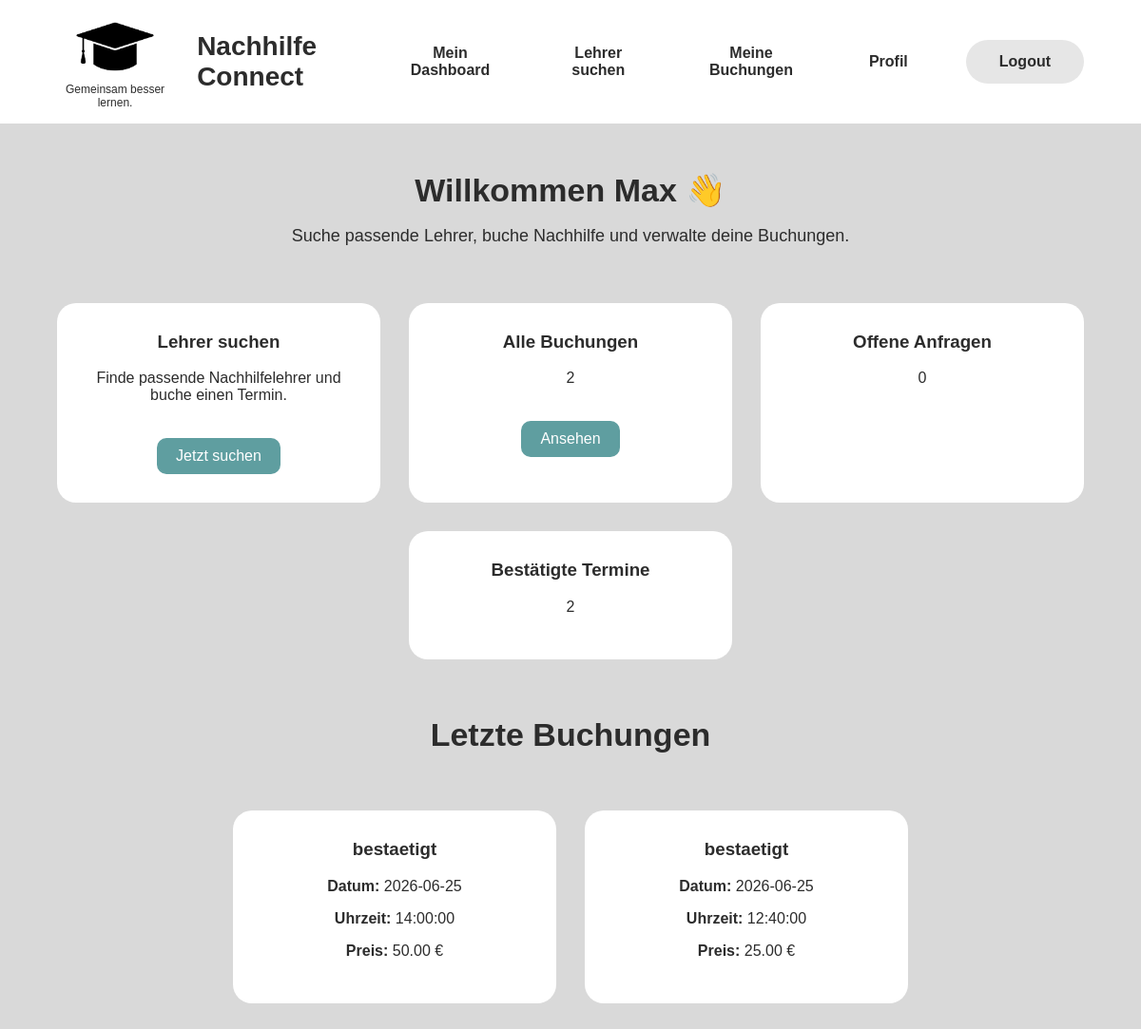
Screenshot of /schueler-dashboard (signed in) with the database file from the repository.
### models.py (models this page shows)
class User(db.Model):
    __tablename__ = "users"
    id = db.Column(db.Integer, primary_key=True)
    vorname = db.Column(db.String(100), nullable=False)
    nachname = db.Column(db.String(100), nullable=False)
    rolle = db.Column(db.String(20), nullable=False)                   #Schüler / lehrer
    telefon = db.Column(db.String(30), nullable=True)
    email = db.Column(db.String(120), unique=True, nullable=False)
    passwort = db.Column(db.String(255), nullable=False)
    buchungen_als_lehrer = db.relationship('Buchung', foreign_keys='Buchung.lehrer_id')

class Buchung(db.Model):
    __tablename__ = "buchung"
    id = db.Column(db.Integer, primary_key=True)
    schüler_id = db.Column(db.Integer, db.ForeignKey("users.id"), nullable=False)
    lehrer_id = db.Column(db.Integer, db.ForeignKey("users.id"), nullable=False)
    fach_id = db.Column(db.Integer, db.ForeignKey("fach.id"), nullable=False)
    schueler = db.relationship('User', foreign_keys=[schüler_id])
    lehrer = db.relationship('User', foreign_keys=[lehrer_id])
    bewertung = db.relationship('Bewertung', uselist=False)
    datum = db.Column(db.Date, nullable=False)
    uhrzeit = db.Column(db.Time, nullable=False)
    dauer_stunden = db.Column(db.Integer, nullable=False)
    gesamtpreis = db.Column(db.Numeric(8, 2), nullable=False)
    unterrichtsart = db.Column(db.String(30), nullable=False)
    zahlungsart = db.Column(db.String(30), nullable=False)
    status = db.Column(db.String(30), nullable=False, default="anfrage")
    nachricht = db.Column(db.Text, nullable=True)
    erstellt_am = db.Column(db.DateTime, nullable=False, default=datetime.utcnow)

### app.py (the view)
@app.route('/schueler-dashboard')
def student_dashboard():
    if 'user_id' not in session:
        flash("Bitte zuerst einloggen.")
        return redirect(url_for('login'))
    if session.get('rolle') != 'schueler':
        flash("Diese Seite ist nur für Schüler/innen.")
        return redirect(url_for('login'))
    student = User.query.get(session['user_id'])
    buchungen = Buchung.query.filter_by(schüler_id=student.id).all()
    offene_buchungen = [b for b in buchungen if b.status == "anfrage"]
    bestaetigte_buchungen = [b for b in buchungen if b.status == "bestaetigt"]
    return render_template(
        'student_dashboard.html',
        student_name=student.vorname,
        buchungen_anzahl=len(buchungen),
        offene_buchungen_anzahl=len(offene_buchungen),
        bestaetigte_buchungen_anzahl=len(bestaetigte_buchungen),
        letzte_buchungen=buchungen[-3:]
    )

### templates/student_dashboard.html (shortened to what this page needs)
<!DOCTYPE html>
<html lang="de">
<head>
    <link rel="stylesheet" href="{{ url_for('static', filename='css/style.css') }}">
</head>
<body>
     <header>
     <div class="header-left">
    <div class="logo">
        <img src="{{ url_for('static', filename='images/logo.png') }}" alt="Nachhilfe Connect Logo">
        <p>Gemeinsam besser lernen.</p>
    </div>
    <h1>Nachhilfe Connect</h1>
    </div>
    <nav>
        <ul>
            <li><a href="{{ url_for('student_dashboard') }}">Mein Dashboard</a></li>
            <li><a href="{{ url_for('teacher_search') }}">Lehrer suchen</a></li>
            <li><a href="{{ url_for('my_bookings') }}">Meine Buchungen</a></li>
            <li><a href="{{ url_for('profile') }}">Profil</a></li>
            <li><a class="login-button" href="{{ url_for('logout') }}">Logout</a></li>
        </ul>
    </nav>
    </header>
<main>
    <section class="dashboard-header">
        <h2>Willkommen {{ student_name }} 👋</h2>
        <p>Suche passende Lehrer, buche Nachhilfe und verwalte deine Buchungen.</p>
    </section>
        <section class="dashboard-cards">
        <div class="dashboard-card">
            <h3>Lehrer suchen</h3>
            <p>Finde passende Nachhilfelehrer und buche einen Termin.</p>
             <a href="{{ url_for('teacher_search') }}">Jetzt suchen</a>
        </div>
        <div class="dashboard-card">
            <h3>Alle Buchungen</h3>
            <p>{{ buchungen_anzahl }}</p>
            <a href="{{ url_for('my_bookings') }}">Ansehen</a>
        </div>
        <div class="dashboard-card">
            <h3>Offene Anfragen</h3>
            <p>{{ offene_buchungen_anzahl }}</p>
        </div>
        <div class="dashboard-card">
            <h3>Bestätigte Termine</h3>
            <p>{{ bestaetigte_buchungen_anzahl }}</p>
        </div>
    </section>
    <section class="dashboard-header">
        <h2>Letzte Buchungen</h2>
    </section>
    <section class="dashboard-cards">
        {% if letzte_buchungen %}
            {% for buchung in letzte_buchungen %}
                <div class="dashboard-card">
                    <h3>{{ buchung.status }}</h3>
                    <p><strong>Datum:</strong> {{ buchung.datum }}</p>
                    <p><strong>Uhrzeit:</strong> {{ buchung.uhrzeit }}</p>
                    <p><strong>Preis:</strong> {{ buchung.gesamtpreis }} €</p>
                </div>
            {% endfor %}
        {% else %}
            <div class="dashboard-card">
                <h3>Noch keine Buchungen</h3>
                <p>Du hast bisher keine Nachhilfe gebucht.</p>
                <a href="{{ url_for('teacher_search') }}">Lehrer suchen</a>
            </div>
        {% endif %}
    </section>
</main>
</body>
</html>

### static/css/style.css (style rules this page uses)
body { margin: 0; font-family: Arial, sans-serif; color: #2c2c2c; background-color: #d9d9d9; }
header { background-color: #ffffff; padding: 15px 60px; display: flex; justify-content: space-between; align-items: center; }
.logo { text-align: center; }
.logo img { max-width: 90px; height: auto; }
.logo p { font-size: 12px; margin: 0; }
header h1 { font-size: 28px; margin: 0; }
.header-left { display: flex; align-items: center; gap: 25px; }
nav ul { list-style-type: none; margin: 0; padding: 0; overflow: hidden; display: flex; align-items: center; gap: 45px; }
nav li { float: left; }
nav li a { display: block; color: #2c2c2c; text-align: center; padding: 14px 16px; text-decoration: none; font-weight: bold; }
.login-button { background-color: #e6e6e6; border-radius: 30px; padding: 14px 35px; }
.dashboard-header { text-align: center; margin-top: 50px; }
.dashboard-header h2 { font-size: 34px; margin-bottom: 10px; }
.dashboard-header p { font-size: 18px; }
.dashboard-cards { display: flex; justify-content: center; gap: 30px; flex-wrap: wrap; margin: 60px 30px; }
.dashboard-card { background-color: white; width: 280px; padding: 30px; border-radius: 20px; text-align: center; }
.dashboard-card h3 { margin-top: 0; }
.dashboard-card a { display: inline-block; margin-top: 20px; padding: 10px 20px; background-color: #5f9ea0; color: white; text-decoration: none; border-radius: 10px; }

### rows the page displays
User: vorname "Max"
Buchung: status "bestaetigt", datum "2026-06-25", uhrzeit "14:00:00", gesamtpreis "50.00"
Buchung: status "bestaetigt", datum "2026-06-25", uhrzeit "12:40:00", gesamtpreis "25.00"

### other values shown
{{ buchungen_anzahl }} "2"
{{ offene_buchungen_anzahl }} "0"
{{ bestaetigte_buchungen_anzahl }} "2"
